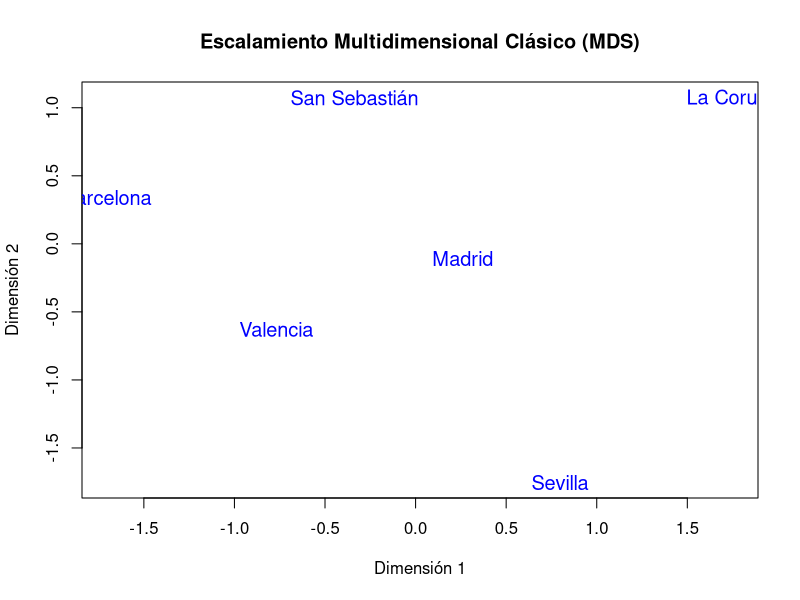

This figure's R source:

Delta <- matrix(c(
  0,   627,  351,  550,  488,  603,
  627,   0,  361, 1043,  565, 1113,
  351,  361,    0,  567,  564,  954,
  550, 1043,  567,    0,  971,  950,
  488,  565,  564,  971,    0,  713,
  603, 1113,  954,  950,  713,    0),nrow = 6, ncol = 6, byrow=TRUE)

n <- 6

I <- diag(n)

ones <- rep(1, n)

# Construye la matriz de centrado
H <- I - (1 / n) * (ones %*% t(ones))

A <- -1/2 * Delta^2

B <- H %*% A %*% H

B <- 1/100000 * B
Resultados_B <- eigen(B)

print("Valores propios")
print(Resultados_B$values)

print(" Vectores propios")
print(Resultados_B$vectors)


print(" Porcentaje de varianza total")
print("Para el valor propio 1:")
print(Resultados_B$values[1]/sum(abs(Resultados_B$values)))
print("Hasta el segundo valor propio")
print(sum(Resultados_B$values[1:2])/sum(abs(Resultados_B$values)))



lambda <- Resultados_B$values
Vectors <- Resultados_B$vectors

# Seleccionamos las dos primeras componentes principales (las que más varianza explican)
# Solo usamos los valores propios positivos (por si las moscas hay valores negativos pequeños)
X <- Vectors[, 1:2] %*% diag(sqrt(pmax(lambda[1:2], 0)))
# Etiquetas de las ciudades
cities <- c("Madrid", "Barcelona", "Valencia", "Sevilla", "San Sebastián", "La Coruña")

# Plot en 2D
plot(X, type = "n", main = "Escalamiento Multidimensional Clásico (MDS)", xlab = "Dimensión 1", ylab = "Dimensión 2")
text(X, labels = cities, col = "blue", cex = 1.2)
